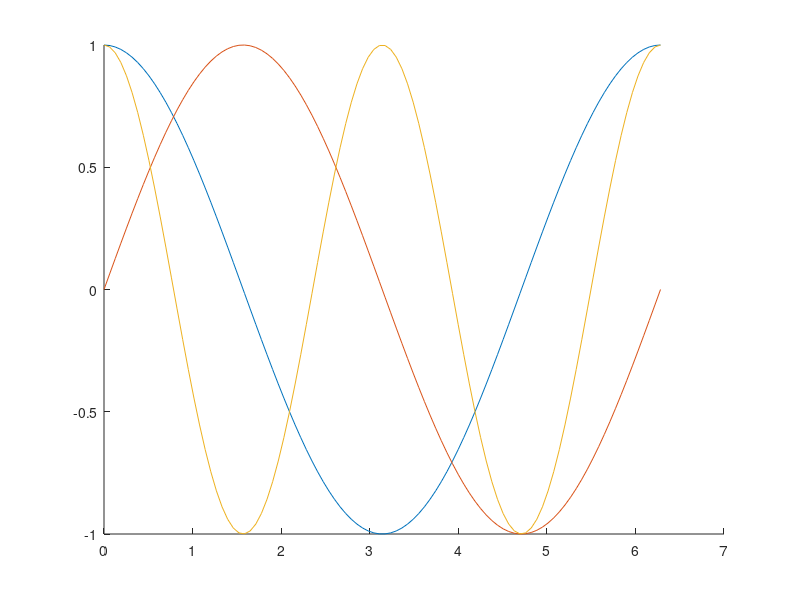

Write the MATLAB code that produced this figure.
x=linspace(0,2*pi,100);
f1=@(x) cos(x);
f2=@(x) sin(x);
f3=@(x) cos(2*x);

hold on
plot(x,f1(x));
plot(x,f2(x));
plot(x,f3(x));
hold off